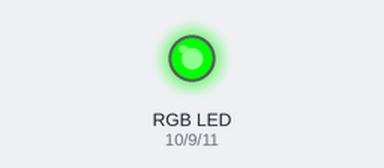
A sketch run on a simulated Arduino Uno, built with avr-gcc and run on an emulated ATmega328P. Parts: an RGB LED mixed from three pins (HIGH = lit).

Above: at 0.15 s.
Timing chart, 0 to 1.6 s (numbered marks = the images above):
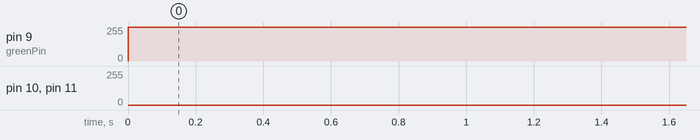

Measured:
- by itself, pin 9 (greenPin): 0/255 → 255/255 at 0.00 s

The sketch:

RGB_LED.ino
```cpp
int redPin = 10;
int bluePin = 11;
int greenPin = 9;
int val;

void setup() {
  // put your setup code here, to run once:
  pinMode(redPin, OUTPUT);
  pinMode(bluePin, OUTPUT);
  pinMode(greenPin, OUTPUT);

}

void loop() {
  // put your main code here, to run repeatedly:
  for (val=255; val > 0; val--) {
    analogWrite(10, val);
    analogWrite(11, 255 - val);
    analogWrite(9, 128 - val);
    delay(1);
  }

  for (val = 0; val < 255; val++) {
    analogWrite(10, val);
    analogWrite(11, 255 - val);
    analogWrite(9, 128 - val);
    delay(1);
  }
}
```
